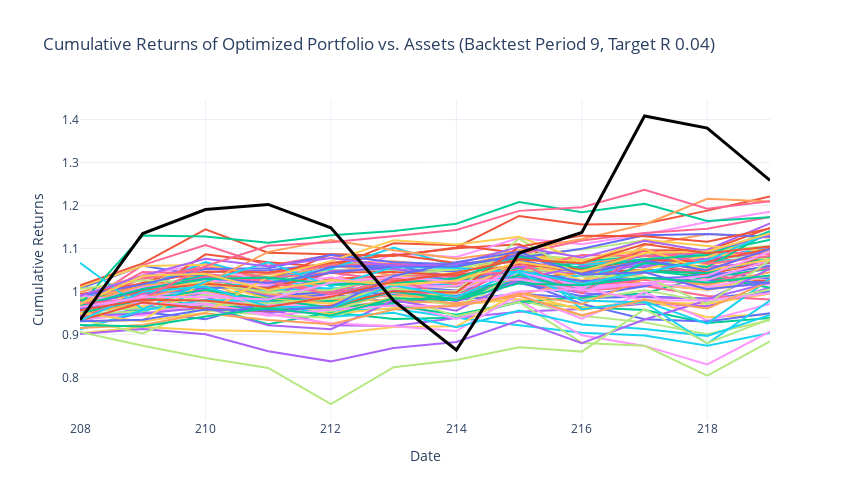

The notebook cell this image was saved under:
### Code cell
# Function to plot cumulative returns
def plot_cumulative_returns(backtest_period, daily_returns, opt_weights_df, targ_ret, save_path=None):
    targ = {i/200: i for i in range(21)}

    # Extract the corresponding out-of-sample daily returns data
    start_idx = backtest_period * 12 + 100
    end_idx = 100 + (backtest_period + 1) * 12
    OOS = daily_returns.iloc[start_idx:end_idx, :]
    opt_weights = opt_weights_df[backtest_period][1].iloc[targ[targ_ret], :-2].values

    # Calculate cumulative returns for each asset
    cumulative_returns = (1 + OOS).cumprod()

    # Calculate cumulative returns for the optimized portfolio
    portfolio_returns = OOS.dot(opt_weights)
    cumulative_portfolio_returns = (1 + portfolio_returns).cumprod()

    # Create the figure
    fig = go.Figure()

    # Add traces for each asset
    for asset in cumulative_returns.columns:
        fig.add_trace(go.Scatter(
            x=cumulative_returns.index,
            y=cumulative_returns[asset],
            mode='lines',
            name=asset
        ))

    # Add trace for the optimized portfolio
    fig.add_trace(go.Scatter(
        x=cumulative_portfolio_returns.index,
        y=cumulative_portfolio_returns,
        mode='lines',
        name='Optimized Portfolio',
        line=dict(width=3, color='black')
    ))

    # Update layout
    fig.update_layout(
        template='plotly_white',  # Generic formatting
        xaxis=dict(title='Date'),
        yaxis=dict(title='Cumulative Returns'),
        title=f'Cumulative Returns of Optimized Portfolio vs. Assets (Backtest Period {backtest_period}, Target R {targ_ret})',
        width=850,
        height=500,
        showlegend=False
    )
    # Save the figure if a save path is provided
    if save_path:
        fig.write_image(save_path)

    fig.show()

plot_cumulative_returns(backtest_period, daily_returns, cpp_results_dict, targ_ret=0.04, save_path='cumulative_Rets.png')
